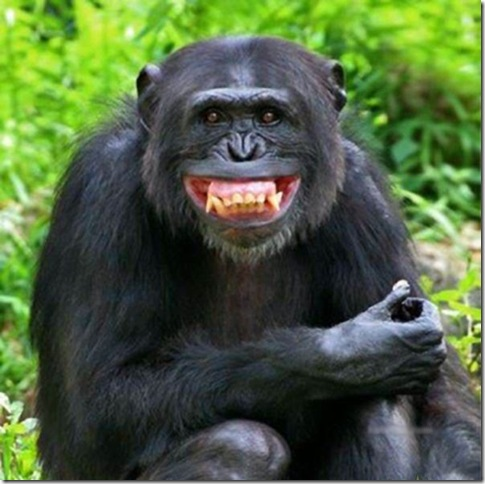
#> input picture monyet2.jpg, 485 x 484 px
$ python pengurangan.py
#> lines starting #> are read from the running program, lines starting #| are printed output that depends on the picture
import cv2
import numpy as np

# load citra pertama
img1 = cv2.imread('monyet2.jpg')
#> img1 is the input picture: shape (484, 485, 3); mean B, G, R 64.2, 99.5, 80.2
# konversi ke grayscale
gray1 = cv2.cvtColor(img1, cv2.COLOR_BGR2GRAY)
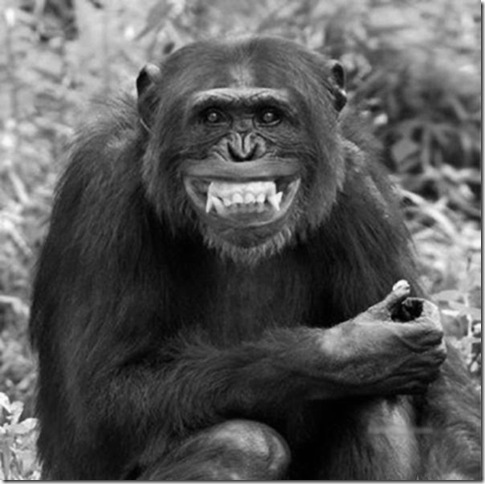
#> gray1: shape (484, 485); min 0, max 254, mean 89.7

# load citra kedua
img2 = cv2.imread('monyet2.jpg')
# konversi ke grayscale
gray2 = cv2.cvtColor(img2, cv2.COLOR_BGR2GRAY)

# hitung pengurangan citra
result = cv2.subtract(gray1, gray2)
#> result: shape (484, 485); every value is 0

# tampilkan citra hasil
cv2.imshow('Result', result)
cv2.waitKey(0)
cv2.destroyAllWindows()

$ run again, with monyet1.jpg copied over monyet2.jpg
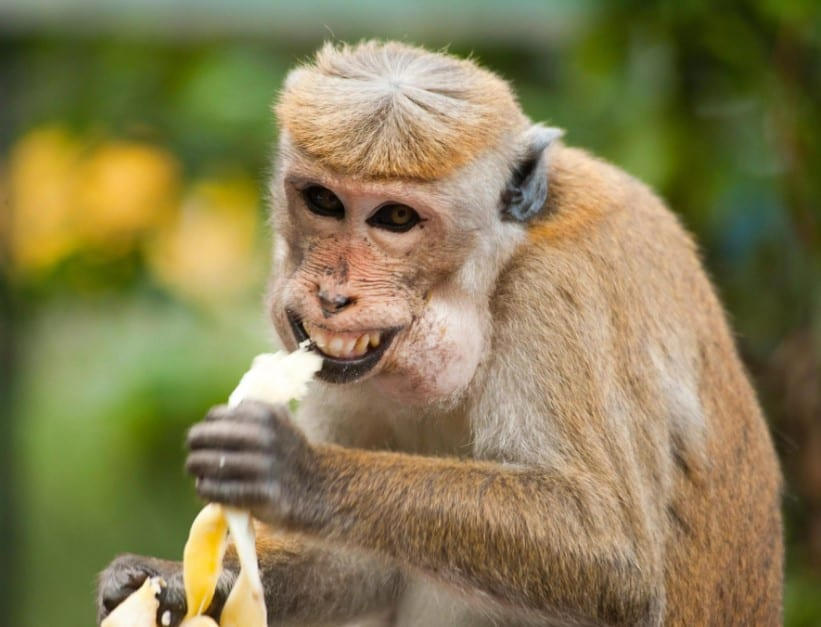
#> input picture monyet1.jpg, 821 x 627 px
#> img1 is the input picture: shape (627, 821, 3); mean B, G, R 83.2, 125.5, 135.5
#> `gray1 = cv2.cvtColor(img1, cv2.COLOR_BGR2GRAY)`:
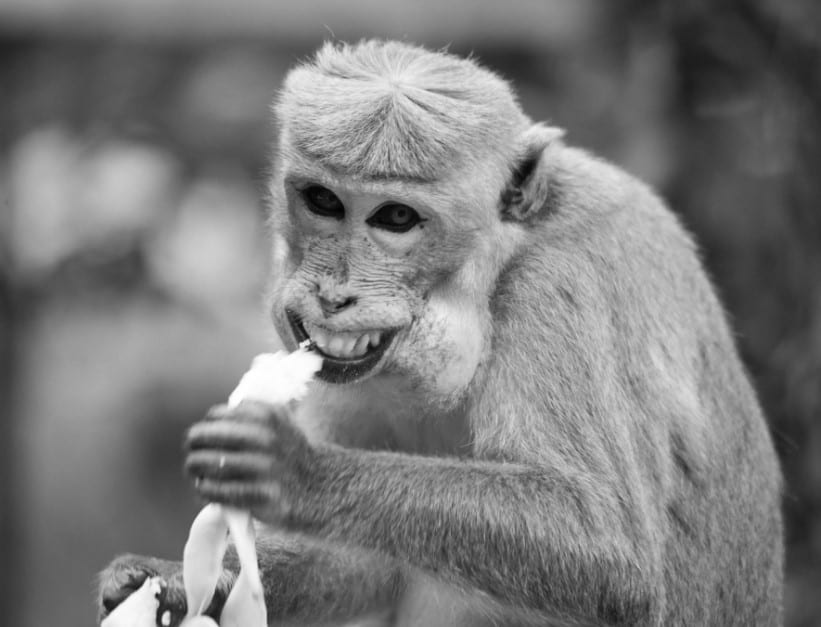
#> gray1: shape (627, 821); min 1, max 255, mean 123.7
#> result: shape (627, 821); every value is 0

$ run again, with 1.jpg copied over monyet2.jpg
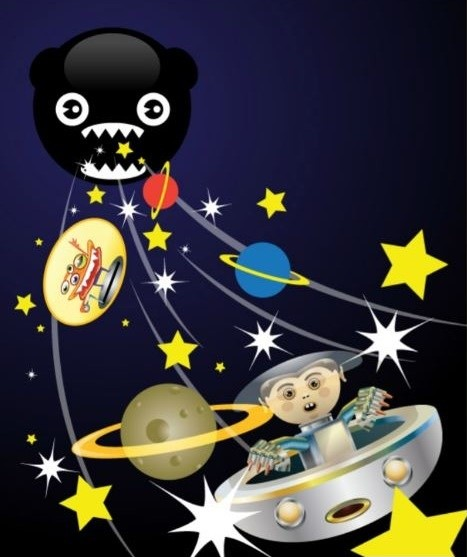
#> input picture 1.jpg, 467 x 557 px
#> img1 is the input picture: shape (557, 467, 3); mean B, G, R 61.3, 58.5, 60.6
#> `gray1 = cv2.cvtColor(img1, cv2.COLOR_BGR2GRAY)`:
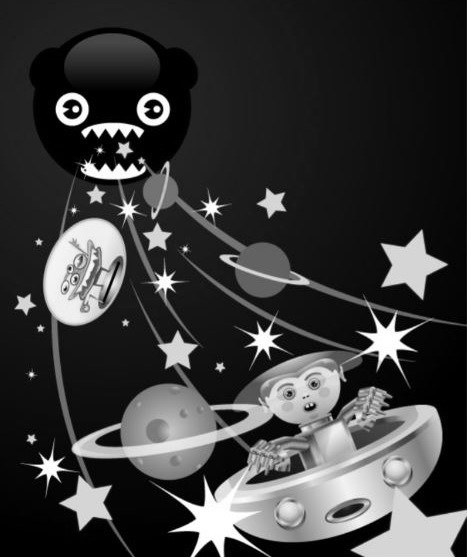
#> gray1: shape (557, 467); min 0, max 255, mean 59.4
#> result: shape (557, 467); every value is 0
